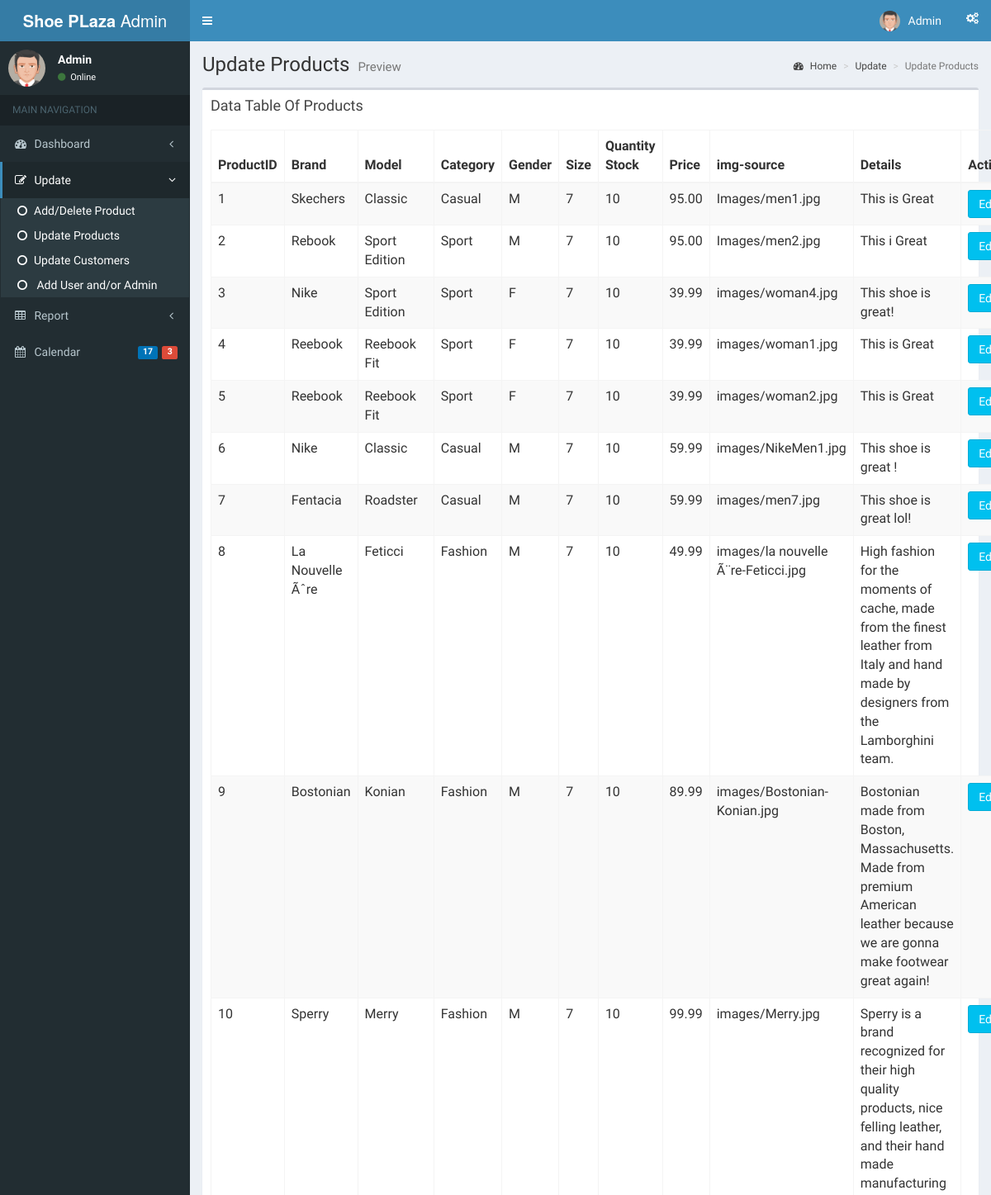
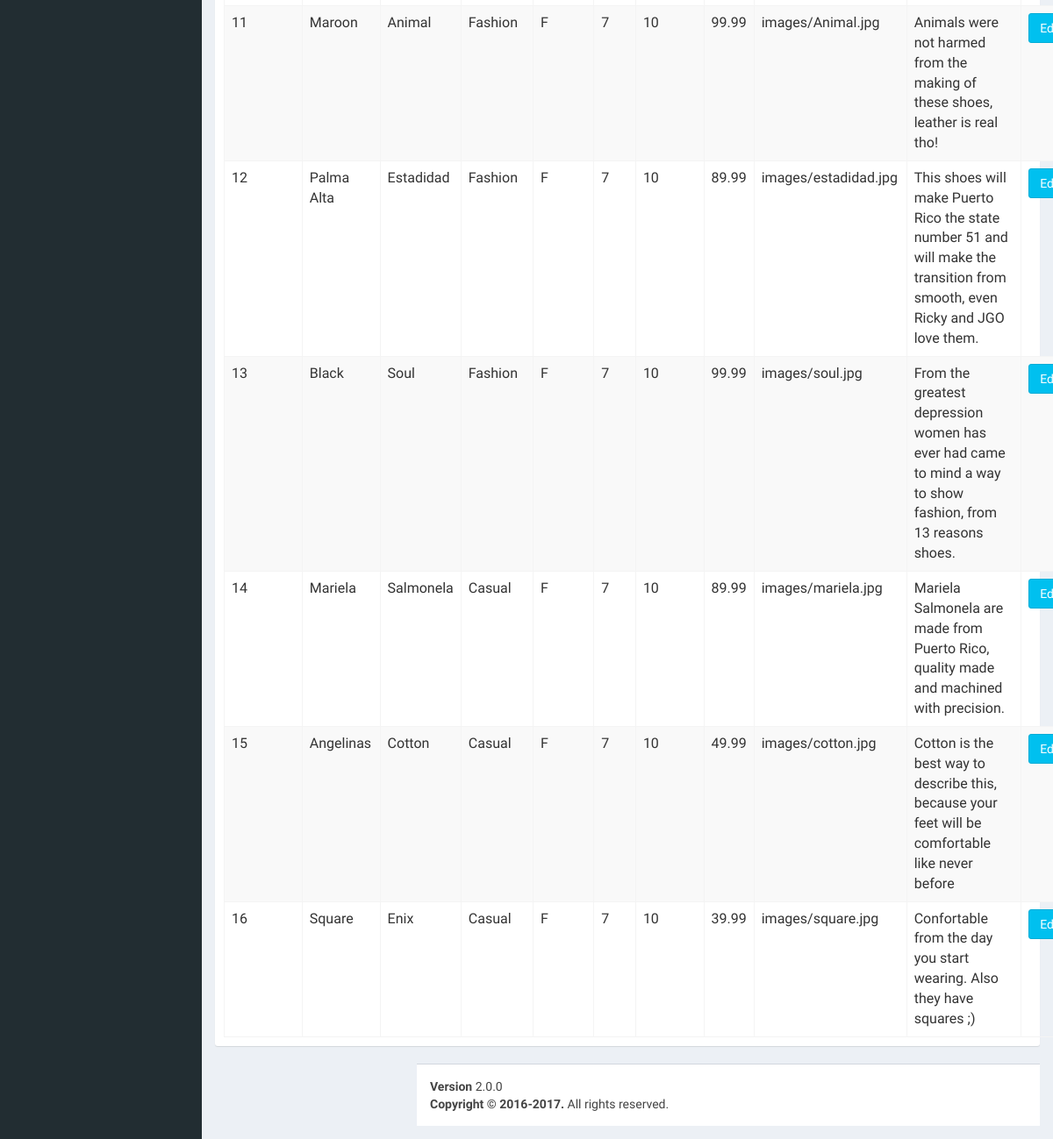
Page /admin/pages/forms/general3.php on the committed database (2 pictures, top to bottom).
### tables this page shows
CREATE TABLE `shoe` (
  `ProductID` int(10) NOT NULL,
  `Brand` char(25) NOT NULL,
  `Model` char(25) NOT NULL,
  `Category` varchar(25) NOT NULL,
  `Gender` char(1) NOT NULL,
  `Size` int(10) NOT NULL,
  `Quantity_Stock` int(75) NOT NULL,
  `Price` float(5,2) NOT NULL,
  `img-source` varchar(255) NOT NULL,
  `Details` varchar(255) NOT NULL
);

### admin/pages/forms/general3.php (the view, shortened to what this page needs)
<?php
include 'recycle/topbar.php';
$db =  new mysqli("localhost", "root", "", "shoeplaza") or die("Unable to connect");
?>
  <div class="content-wrapper">
    <section class="content-header">
      <h1>
        Update Products
        <small>Preview</small>
      </h1>
      <ol class="breadcrumb">
        <li><a href="#"><i class="fa fa-dashboard"></i> Home</a></li>
        <li><a href="#">Update</a></li>
        <li class="active">Update Products</li>
      </ol>
    </section>
    <section class="content">
          <div class="box">
            <div class="box-header">
              <h3 class="box-title">Data Table Of Products</h3>
            </div>
            <div class="box-body">
                  <?php
                  $sql ="SELECT * FROM shoe";
                  $result=mysqli_query($db,$sql);
                  ?>
            <table class="table table-bordered table-striped">
                  <thead>
                  <form method="post" action="editors.php">
                  <tr>
                  <th>ProductID</th>
                  <th>Brand</th>
                  <th>Model</th>
                  <th>Category</th>
                  <th>Gender</th>
                  <th>Size</th>
                  <th>Quantity Stock</th>
                  <th>Price</th>
                  <th>img-source</th>
                  <th>Details</th>
                  <th>Action</th>
                  </tr>
                  </thead>
                  <tbody>
                 <?php
                  while ($row =mysqli_fetch_array($result)) {
                    ?>
                    <tr>
                    <td><?php echo $row["ProductID"]; ?></td>
                    <td><?php echo $row["Brand"]; ?></td>
                    <td><?php echo $row["Model"]; ?></td>
                    <td><?php echo $row["Category"]; ?></td>
                    <td><?php echo $row["Gender"]; ?></td>
                    <td><?php echo $row["Size"]; ?></td>
                    <td><?php echo $row["Quantity_Stock"];?></td>
                    <td><?php echo $row["Price"]; ?></td>
                    <td><?php echo $row["img-source"]; ?></td>
                    <td><?php echo $row["Details"]; ?></td>
                    <td> <button class="btn btn-info"name="edit" value=" <?= $row['ProductID'] ?>"> Edit</button></td>
                    </tr>
              <?php } ?>
                  </table>
            </div>
          </div>
  <?php include 'recycle/footer.php'; ?>
</body>
</html>

### rows in the picture
shoe: ProductID "1", Brand "Skechers", Model "Classic", Category "Casual", Gender "M", Size "7", Quantity_Stock "10", Price "95.00", value "Images/men1.jpg", Details "This is Great"
shoe: ProductID "2", Brand "Rebook", Model "Sport Edition", Category "Sport", Gender "M", Size "7", Quantity_Stock "10", Price "95.00", value "Images/men2.jpg", Details "This i Great"
shoe: ProductID "3", Brand "Nike", Model "Sport Edition", Category "Sport", Gender "F", Size "7", Quantity_Stock "10", Price "39.99", value "images/woman4.jpg", Details "This shoe is great!"
shoe: ProductID "4", Brand "Reebook", Model "Reebook Fit", Category "Sport", Gender "F", Size "7", Quantity_Stock "10", Price "39.99", value "images/woman1.jpg", Details "This is Great"
shoe: ProductID "5", Brand "Reebook", Model "Reebook Fit", Category "Sport", Gender "F", Size "7", Quantity_Stock "10", Price "39.99", value "images/woman2.jpg", Details "This is Great"
shoe: ProductID "6", Brand "Nike", Model "Classic", Category "Casual", Gender "M", Size "7", Quantity_Stock "10", Price "59.99", value "images/NikeMen1.jpg", Details "This shoe is great !"
shoe: ProductID "7", Brand "Fentacia", Model "Roadster", Category "Casual", Gender "M", Size "7", Quantity_Stock "10", Price "59.99", value "images/men7.jpg", Details "This shoe is great lol!"
shoe: ProductID "8", Brand "La Nouvelle Ãˆre", Model "Feticci", Category "Fashion", Gender "M", Size "7", Quantity_Stock "10", Price "49.99", value "images/la nouvelle Ã¨re-Feticci.jpg", Details "High fashion for the moments of cache, made from the finest leather from Italy and hand made by designers from the Lamborghini team."
shoe: ProductID "9", Brand "Bostonian", Model "Konian", Category "Fashion", Gender "M", Size "7", Quantity_Stock "10", Price "89.99", value "images/Bostonian-Konian.jpg", Details "Bostonian made from Boston, Massachusetts. Made from premium American leather because we are gonna make footwear great again!"
shoe: ProductID "10", Brand "Sperry", Model "Merry", Category "Fashion", Gender "M", Size "7", Quantity_Stock "10", Price "99.99", value "images/Merry.jpg", Details "Sperry is a brand recognized for their high quality products, nice felling leather, and their hand made manufacturing"
shoe: ProductID "11", Brand "Maroon", Model "Animal", Category "Fashion", Gender "F", Size "7", Quantity_Stock "10", Price "99.99", value "images/Animal.jpg", Details "Animals were not harmed from the making of these shoes, leather is real tho!"
shoe: ProductID "12", Brand "Palma Alta", Model "Estadidad", Category "Fashion", Gender "F", Size "7", Quantity_Stock "10", Price "89.99", value "images/estadidad.jpg", Details "This shoes will make Puerto Rico the state number 51 and will make the transition from smooth, even Ricky and JGO love them."
shoe: ProductID "13", Brand "Black", Model "Soul", Category "Fashion", Gender "F", Size "7", Quantity_Stock "10", Price "99.99", value "images/soul.jpg", Details "From the greatest depression women has ever had came to mind a way to show fashion, from 13 reasons shoes."
shoe: ProductID "14", Brand "Mariela", Model "Salmonela", Category "Casual", Gender "F", Size "7", Quantity_Stock "10", Price "89.99", value "images/mariela.jpg", Details "Mariela Salmonela are made from Puerto Rico, quality made and machined with precision."
shoe: ProductID "15", Brand "Angelinas", Model "Cotton", Category "Casual", Gender "F", Size "7", Quantity_Stock "10", Price "49.99", value "images/cotton.jpg", Details "Cotton is the best way to describe this, because your feet will be comfortable like never before"
shoe: ProductID "16", Brand "Square", Model "Enix", Category "Casual", Gender "F", Size "7", Quantity_Stock "10", Price "39.99", value "images/square.jpg", Details "Confortable from the day you start wearing. Also they have squares ;)"
